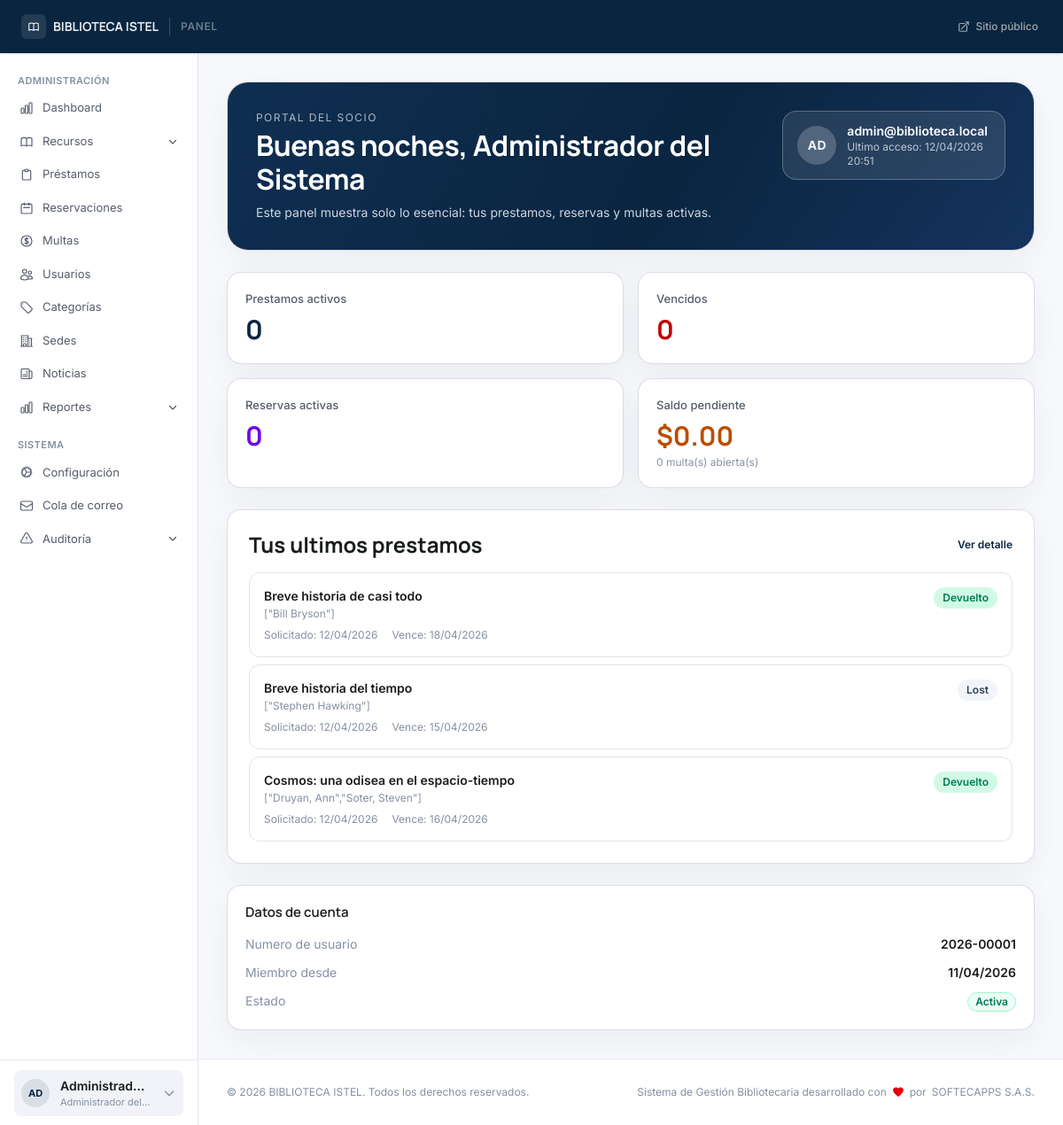
/account (signed in), run on the app's committed database.
### tables this page shows
CREATE TABLE `users` (
  `id` int(10) unsigned NOT NULL AUTO_INCREMENT,
  `user_number` varchar(20) DEFAULT NULL,
  `name` varchar(150) NOT NULL,
  `email` varchar(150) NOT NULL,
  `document_number` varchar(30) NOT NULL,
  `phone` varchar(30) DEFAULT NULL,
  `address` text DEFAULT NULL,
  `birthdate` date DEFAULT NULL,
  `photo` varchar(255) DEFAULT NULL,
  `role` enum('admin','librarian','teacher','user','guest') NOT NULL DEFAULT 'user',
  `user_type` enum('student','teacher','external','staff') NOT NULL DEFAULT 'student',
  `status` enum('active','suspended','blocked','inactive') NOT NULL DEFAULT 'active',
  `password_hash` varchar(255) NOT NULL,
  `remember_token` varchar(64) DEFAULT NULL,
  `remember_expires` datetime DEFAULT NULL,
  `email_verified_at` datetime DEFAULT NULL,
  `force_password_change` tinyint(1) NOT NULL DEFAULT 0,
  `last_login_at` datetime DEFAULT NULL,
  `last_login_ip` varchar(45) DEFAULT NULL,
  `created_at` datetime NOT NULL DEFAULT current_timestamp(),
  `updated_at` datetime NOT NULL DEFAULT current_timestamp() ON UPDATE current_timestamp(),
  PRIMARY KEY (`id`),
  UNIQUE KEY `uq_users_email` (`email`),
  UNIQUE KEY `uq_users_document` (`document_number`),
  UNIQUE KEY `uq_users_user_number` (`user_number`),
  KEY `idx_users_role_status` (`role`,`status`)
);

CREATE TABLE `loans` (
  `id` int(10) unsigned NOT NULL AUTO_INCREMENT,
  `resource_id` int(10) unsigned NOT NULL,
  `user_id` int(10) unsigned NOT NULL,
  `librarian_id` int(10) unsigned DEFAULT NULL,
  `branch_id` int(10) unsigned DEFAULT NULL,
  `loan_at` datetime NOT NULL DEFAULT current_timestamp(),
  `due_at` datetime NOT NULL,
  `returned_at` datetime DEFAULT NULL,
  `loan_hours_applied` smallint(6) NOT NULL DEFAULT 72,
  `renewals_count` tinyint(4) NOT NULL DEFAULT 0,
  `status` enum('active','returned','overdue','lost') NOT NULL DEFAULT 'active',
  `notes` text DEFAULT NULL,
  `created_at` datetime NOT NULL DEFAULT current_timestamp(),
  PRIMARY KEY (`id`),
  KEY `fk_loans_librarian` (`librarian_id`),
  KEY `idx_loans_user_status` (`user_id`,`status`),
  KEY `idx_loans_due_status` (`due_at`,`status`),
  KEY `idx_loans_branch_status` (`branch_id`,`status`),
  KEY `idx_loans_resource_status` (`resource_id`,`status`),
  CONSTRAINT `fk_loans_branch` FOREIGN KEY (`branch_id`) REFERENCES `library_branches` (`id`) ON DELETE SET NULL ON UPDATE CASCADE,
  CONSTRAINT `fk_loans_librarian` FOREIGN KEY (`librarian_id`) REFERENCES `users` (`id`) ON DELETE SET NULL ON UPDATE CASCADE,
  CONSTRAINT `fk_loans_resource` FOREIGN KEY (`resource_id`) REFERENCES `resources` (`id`) ON UPDATE CASCADE,
  CONSTRAINT `fk_loans_user` FOREIGN KEY (`user_id`) REFERENCES `users` (`id`) ON UPDATE CASCADE
);

CREATE TABLE `resources` (
  `id` int(10) unsigned NOT NULL AUTO_INCREMENT,
  `isbn_13` char(13) DEFAULT NULL,
  `marc_leader` char(24) DEFAULT NULL,
  `marc_control_number` varchar(64) DEFAULT NULL,
  `title` varchar(300) NOT NULL,
  `authors` longtext NOT NULL CHECK (json_valid(`authors`)),
  `marc_record` longtext DEFAULT NULL CHECK (json_valid(`marc_record`)),
  `publisher` varchar(200) DEFAULT NULL,
  `edition_statement` varchar(200) DEFAULT NULL,
  `publication_year` smallint(6) DEFAULT NULL,
  `category_id` int(10) unsigned NOT NULL,
  `branch_id` int(10) unsigned DEFAULT NULL,
  `support_type` enum('physical','digital','audiovisual','journal','thesis','map','score','kit','game','other') NOT NULL DEFAULT 'physical',
  `resource_type` varchar(60) DEFAULT NULL,
  `content_type` varchar(80) DEFAULT NULL,
  `media_type` varchar(80) DEFAULT NULL,
  `carrier_type` varchar(80) DEFAULT NULL,
  `description` text DEFAULT NULL,
  `pages` smallint(5) unsigned DEFAULT NULL,
  `language` char(2) NOT NULL DEFAULT 'es',
  `cover_image` varchar(255) DEFAULT NULL,
  `location` varchar(100) DEFAULT NULL,
  `digital_url` text DEFAULT NULL,
  `acquisition_price` decimal(8,2) DEFAULT NULL,
  `replacement_cost` decimal(8,2) NOT NULL,
  `acquisition_date` date DEFAULT NULL,
  `acquired_at` datetime DEFAULT NULL,
  `is_new_acquisition` tinyint(1) NOT NULL DEFAULT 1,
  `total_copies` tinyint(3) unsigned NOT NULL DEFAULT 0,
  `available_copies` tinyint(3) unsigned NOT NULL DEFAULT 0,
  `digital_access_count` int(10) unsigned NOT NULL DEFAULT 0,
  `is_active` tinyint(1) NOT NULL DEFAULT 1,
  `deactivated_at` datetime DEFAULT NULL,
  `deactivated_by` int(10) unsigned DEFAULT NULL,
  `deactivation_reason` text DEFAULT NULL,
  `created_at` datetime NOT NULL DEFAULT current_timestamp(),
  `updated_at` datetime NOT NULL DEFAULT current_timestamp() ON UPDATE current_timestamp(),
  PRIMARY KEY (`id`),
  UNIQUE KEY `uq_books_marc_control_number` (`marc_control_number`),
  UNIQUE KEY `uq_resources_isbn` (`isbn_13`),
  KEY `idx_resources_support_active` (`support_type`,`is_active`),
  KEY `idx_resources_branch` (`branch_id`,`is_active`),
  KEY `idx_resources_new_acquisition` (`is_new_acquisition`,`acquired_at`),
  KEY `idx_resources_category` (`category_id`),
  KEY `fk_resources_deactivated_by` (`deactivated_by`),
  FULLTEXT KEY `ft_books_search` (`title`,`publisher`),
  CONSTRAINT `fk_resources_branch` FOREIGN KEY (`branch_id`) REFERENCES `library_branches` (`id`) ON UPDATE CASCADE,
  CONSTRAINT `fk_resources_category` FOREIGN KEY (`category_id`) REFERENCES `categories` (`id`) ON UPDATE CASCADE,
  CONSTRAINT `fk_resources_deactivated_by` FOREIGN KEY (`deactivated_by`) REFERENCES `users` (`id`) ON DELETE SET NULL ON UPDATE CASCADE
);

### views/account/dashboard.php (the view, shortened to what the rows shown need)
<?php
$e = fn(mixed $v) => htmlspecialchars((string) $v, ENT_QUOTES | ENT_SUBSTITUTE, 'UTF-8');
$initials = mb_strtoupper(mb_substr((string) ($auth_user['name'] ?? '?'), 0, 2));
$hour = (int) date('G');
$greeting = $hour < 12 ? 'Buenos dias' : ($hour < 19 ? 'Buenas tardes' : 'Buenas noches');
$lastLogin = !empty($auth_user['last_login_at'])
    ? (new DateTime((string) $auth_user['last_login_at']))->format('d/m/Y H:i')
    : 'Primer acceso';
$joinedAt = !empty($auth_user['created_at'])
    ? (new DateTime((string) $auth_user['created_at']))->format('d/m/Y')
    : '—';
$statusLabel = (($auth_user['status'] ?? '') === 'active') ? 'Activa' : 'Inactiva';
$statusClass = (($auth_user['status'] ?? '') === 'active')
    ? 'bg-emerald-50 text-emerald-700 border-emerald-200'
    : 'bg-red-50 text-red-700 border-red-200';
?>
<section class="p-6 lg:p-8 space-y-6">
    <header class="rounded-3xl border border-outline-variant/60 bg-white shadow-ambient overflow-hidden">
        <div class="bg-[radial-gradient(circle_at_top_right,_rgba(10,37,64,0.16),_transparent_55%),linear-gradient(120deg,_#0f2f52_0%,_#0a2540_55%,_#163560_100%)] p-6 sm:p-7 lg:p-8 text-on-primary">
            <div class="flex flex-col gap-5 md:flex-row md:items-start md:justify-between">
                <div class="min-w-0">
                    <p class="text-xs uppercase tracking-[0.12em] text-on-primary/70">Portal del socio</p>
                    <h1 class="headline-lg mt-1 text-white"><?= $e($greeting) ?>, <?= $e($auth_user['name'] ?? '') ?></h1>
                    <p class="mt-2 text-sm text-on-primary/85 max-w-2xl">
                        Este panel muestra solo lo esencial: tus prestamos, reservas y multas activas.
                    </p>
                </div>
                <div class="flex items-center gap-3 rounded-2xl border border-white/25 bg-white/10 px-4 py-3 backdrop-blur-sm">
                    <div class="h-11 w-11 shrink-0 rounded-full bg-white/20 flex items-center justify-center text-sm font-bold tracking-wide">
                        <?= $e($initials) ?>
                    </div>
                    <div class="min-w-0">
                        <p class="truncate text-sm font-semibold text-white"><?= $e($auth_user['email'] ?? '') ?></p>
                        <p class="text-xs text-on-primary/75">Ultimo acceso: <?= $e($lastLogin) ?></p>
                    </div>
                </div>
            </div>
        </div>
    </header>
    <div class="grid gap-6 xl:grid-cols-3">
        <section class="xl:col-span-2 rounded-2xl border border-outline-variant/60 bg-white shadow-ambient p-5 sm:p-6">
            <div class="flex items-center justify-between gap-3 mb-4">
                <h2 class="headline-md text-on-surface">Tus ultimos prestamos</h2>
            </div>
            <?php if (empty($recentLoans)): ?>
                <div class="rounded-xl border border-dashed border-outline-variant/70 bg-surface-container-low px-4 py-10 text-center">
                    <p class="text-sm text-on-surface-subtle">Aun no registras prestamos en tu cuenta.</p>
                </div>
            <?php else: ?>
                <div class="space-y-2">
                    <?php foreach ($recentLoans as $loan):
                        $loanStatus = (string) ($loan['status'] ?? '');
                        $badgeClass = match ($loanStatus) {
                            'active' => 'bg-blue-100 text-blue-700',
                            'overdue' => 'bg-red-100 text-red-700',
                            'returned' => 'bg-emerald-100 text-emerald-700',
                            default => 'bg-slate-100 text-slate-700',
                        };
                        $badgeLabel = match ($loanStatus) {
                            'active' => 'Activo',
                            'overdue' => 'Vencido',
                            'returned' => 'Devuelto',
                            default => ucfirst($loanStatus),
                        };
                        $requestedAt = !empty($loan['created_at'])
                            ? (new DateTime((string) $loan['created_at']))->format('d/m/Y')
                            : '—';
                        $dueAt = !empty($loan['due_at'])
                            ? (new DateTime((string) $loan['due_at']))->format('d/m/Y')
                            : '—';
                    ?>
                        <article class="rounded-xl border border-outline-variant/50 p-4 hover:bg-surface-container-low/70 transition-colors">
                            <div class="flex flex-col gap-2 sm:flex-row sm:items-start sm:justify-between">
                                <div class="min-w-0">
                                    <p class="truncate text-sm font-semibold text-on-surface"><?= $e($loan['title'] ?? 'Recurso') ?></p>
                                    <p class="truncate text-xs text-on-surface-subtle mt-0.5"><?= $e($loan['authors'] ?? '') ?></p>
                                </div>
                                <span class="inline-flex w-fit rounded-full px-2.5 py-1 text-xs font-semibold <?= $badgeClass ?>">
                                    <?= $e($badgeLabel) ?>
                                </span>
                            </div>
                            <div class="mt-2 flex flex-wrap gap-x-4 gap-y-1 text-xs text-on-surface-subtle">
                                <span>Solicitado: <?= $e($requestedAt) ?></span>
                                <span>Vence: <?= $e($dueAt) ?></span>
                            </div>
                        </article>
                    <?php endforeach; ?>
                </div>
            <?php endif; ?>
        </section>
        <aside class="space-y-6">
            <section class="rounded-2xl border border-outline-variant/60 bg-white shadow-ambient p-5">
                <h2 class="title-sm text-on-surface">Datos de cuenta</h2>
                <dl class="mt-4 space-y-3 text-sm">
                    <div class="flex items-start justify-between gap-3">
                        <dt class="text-on-surface-subtle">Numero de usuario</dt>
                        <dd class="font-semibold text-on-surface"><?= $e($auth_user['user_number'] ?? '—') ?></dd>
                    </div>
                    <div class="flex items-start justify-between gap-3">
                        <dt class="text-on-surface-subtle">Miembro desde</dt>
                        <dd class="font-semibold text-on-surface"><?= $e($joinedAt) ?></dd>
                    </div>
                    <div class="flex items-start justify-between gap-3">
                        <dd>
                            <span class="inline-flex rounded-full border px-2 py-0.5 text-xs font-semibold <?= $statusClass ?>">
                                <?= $e($statusLabel) ?>
                            </span>
                        </dd>
                    </div>
                </dl>
            </section>
        </aside>
    </div>
</section>

### views/partials/panel-sidebar.php (shortened to what the rows shown need)
<?php
$_e      = fn(mixed $v) => htmlspecialchars((string) $v, ENT_QUOTES | ENT_SUBSTITUTE, 'UTF-8');
$role    = $auth_user['role'] ?? '';
$roleBadge = match($role) {
    'admin'     => ['Administrador del sistema', 'bg-red-100 text-red-700 border-red-200'],
    'librarian' => ['Bibliotecario', 'bg-violet-100 text-violet-700 border-violet-200'],
    'teacher'   => ['Docente', 'bg-blue-100 text-blue-700 border-blue-200'],
    'user'    => ['Socio', 'bg-emerald-100 text-emerald-700 border-emerald-200'],
    default     => ['Usuario', 'bg-slate-100 text-slate-700 border-slate-200'],
};
$initials = mb_strtoupper(mb_substr($auth_user['name'] ?? '?', 0, 2));
?>
<aside class="hidden lg:flex flex-col w-56 bg-white border-r border-outline-variant/50 shrink-0" aria-label="Navegación del panel">
    <div class="min-h-[74px] border-t border-outline-variant/40 bg-white px-4 py-2 flex items-center">
        <details class="group relative w-full" onmouseenter="if (this._closeTimer) { clearTimeout(this._closeTimer); this._closeTimer = null; }" onmouseleave="this._closeTimer = setTimeout(() => this.removeAttribute('open'), 320)">
            <summary class="list-none flex items-center gap-3 rounded-lg bg-surface-container-low px-2 py-2 cursor-pointer transition-colors duration-150 hover:bg-white text-on-surface">
                <div class="flex h-8 w-8 shrink-0 items-center justify-center rounded-full bg-primary/10 text-[11px] font-bold text-primary">
                    <?= $_e($initials) ?>
                </div>
                <div class="min-w-0 flex-1">
                    <p class="truncate text-sm font-semibold"><?= $_e($auth_user['name'] ?? '') ?></p>
                    <p class="truncate text-[11px] text-on-surface-subtle"><?= $_e($roleBadge[0]) ?></p>
                </div>
                <svg class="w-4 h-4 text-on-surface-subtle transition-transform duration-200 group-open:rotate-180" fill="none" viewBox="0 0 24 24" stroke="currentColor" stroke-width="2" aria-hidden="true">
                    <path stroke-linecap="round" stroke-linejoin="round" d="M19 9l-7 7-7-7"/>
                </svg>
            </summary>
        </details>
    </div>
</aside>

### data on the page
users: name "AD", name "Administrad…", role "Administrador del…", name "Administrador del Sistema", email "admin@biblioteca.local", last_login_at "12/04/2026 20:51", user_number "2026-00001", created_at "11/04/2026", status "Activa"
loans: resource.title "Breve historia de casi todo", resource.authors "[\"Bill Bryson\"]", status "Devuelto", created_at "12/04/2026", due_at "18/04/2026"
loans: resource.title "Breve historia del tiempo", resource.authors "[\"Stephen Hawking\"]", status "Lost", created_at "12/04/2026", due_at "15/04/2026"
loans: resource.title "Cosmos: una odisea en el espacio-tiempo", resource.authors "[\"Druyan, Ann\",\"Soter, Steven\"]", status "Devuelto", created_at "12/04/2026", due_at "16/04/2026"

### other printed values
$_e($settings['library_name'] ?? 'Biblioteca') "BIBLIOTECA ISTEL"
$stats['active_loans'] "0"
$stats['overdue_loans'] "0"
$stats['active_reservations'] "0"
$e($moneyLabel) "$0.00"
$stats['open_fines'] "0"
$settings['library_name'] "BIBLIOTECA ISTEL"
